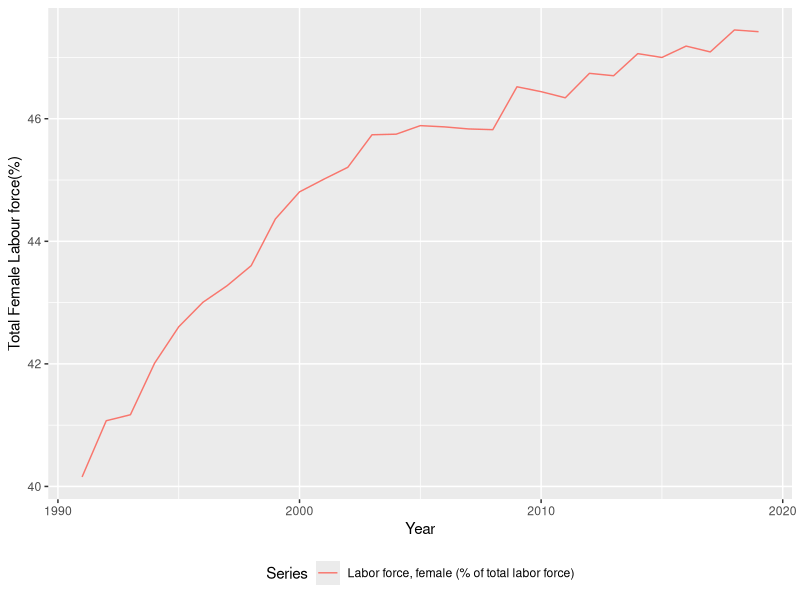
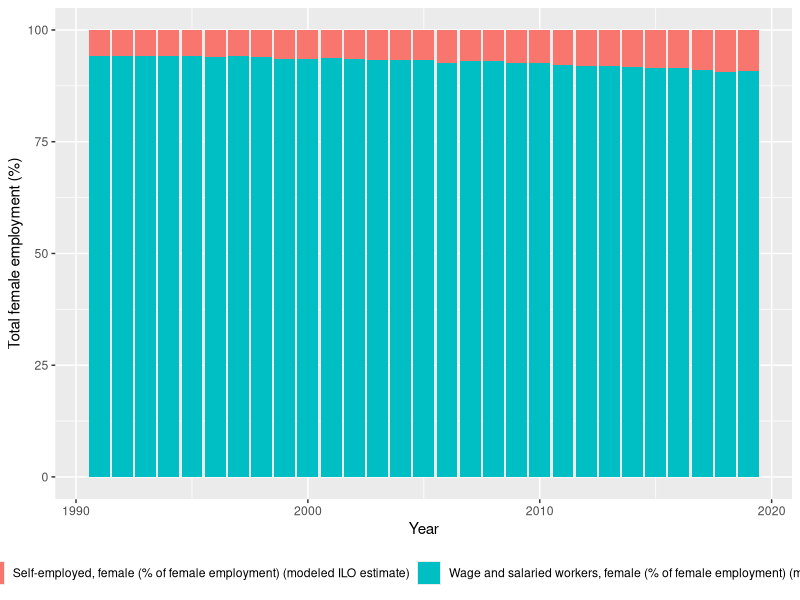

R code for these plots, in order:
## ---- chunk 1
knitr::opts_chunk$set(echo = TRUE)
## ---- chunk 2
library(tidyverse)
library(kableExtra)
library(bookdown)
library(lubridate)
library(knitr)
## ---- chunk 3
data = read.csv("data/wdi_data.csv")
data = data[1:35,]

names(data)[5:54] = c(1970:2019)
names(data)[3] = c("Series")

data_value = data %>%
  select('1970':'2019')

data_value = data.frame(lapply(data_value, as.character), stringsAsFactors =FALSE)
data_value = data.frame(lapply(data_value, as.numeric))

data = data.frame(Series = data$Series, data_value)
names(data)[2:51] = c(1970:2019)

data_long = data %>%
  pivot_longer(`1970`:`2019`, names_to = "Year") %>%
  mutate(Year = as.factor(Year))

#use data_long for analysis.
## ---- chunk 4
israel_labour <- data_long %>% dplyr::filter(Series %in% c("Labor force, female (% of total labor force)",
                                                      "Ratio of female to male labor force participation rate (%) (national estimate)", "Self-employed, female (% of female employment) (modeled ILO estimate)" , "Wage and salaried workers, female (% of female employment) (modeled ILO estimate)",
                                                      "Labor force participation rate, female (% of female population ages 15-64) (modeled ILO estimate)","Labor force participation rate, male (% of male population ages 15-64) (modeled ILO estimate)"),
                                        Year %in% c(1991:2019))

## ---- chunk 5
israel_display <- israel_labour %>% pivot_wider(names_from = Series, values_from = value)

  kable(head(israel_display), caption = "Variables Summary") %>%
  kable_styling(bootstrap_options = c("striped", "hover", full_width = F)) %>%
    row_spec(0, angle = -90)

## ---- chunk 6
israel_labour$Year <-  as.numeric(as.character(israel_labour$Year))

## ---- chunk 7

plot_1 <- israel_labour %>% dplyr::filter(Series == "Labor force, female (% of total labor force)") %>%
  ggplot(aes(x = Year, y = value, color = Series))+
  geom_line()+
  xlab("Year")+
  ylab("Total Female Labour force(%)")+
  theme(legend.position="bottom")
  

plot_1
## ---- chunk 8

plot_2 <- israel_labour %>% dplyr::filter(Series %in% c("Self-employed, female (% of female employment) (modeled ILO estimate)" , "Wage and salaried workers, female (% of female employment) (modeled ILO estimate)")) %>% 
  ggplot(aes(x = Year, y = value, fill = Series))+
  geom_col()+
  xlab("Year")+
  ylab("Total female employment (%)")+
  theme(legend.position="bottom")
  

plot_2
